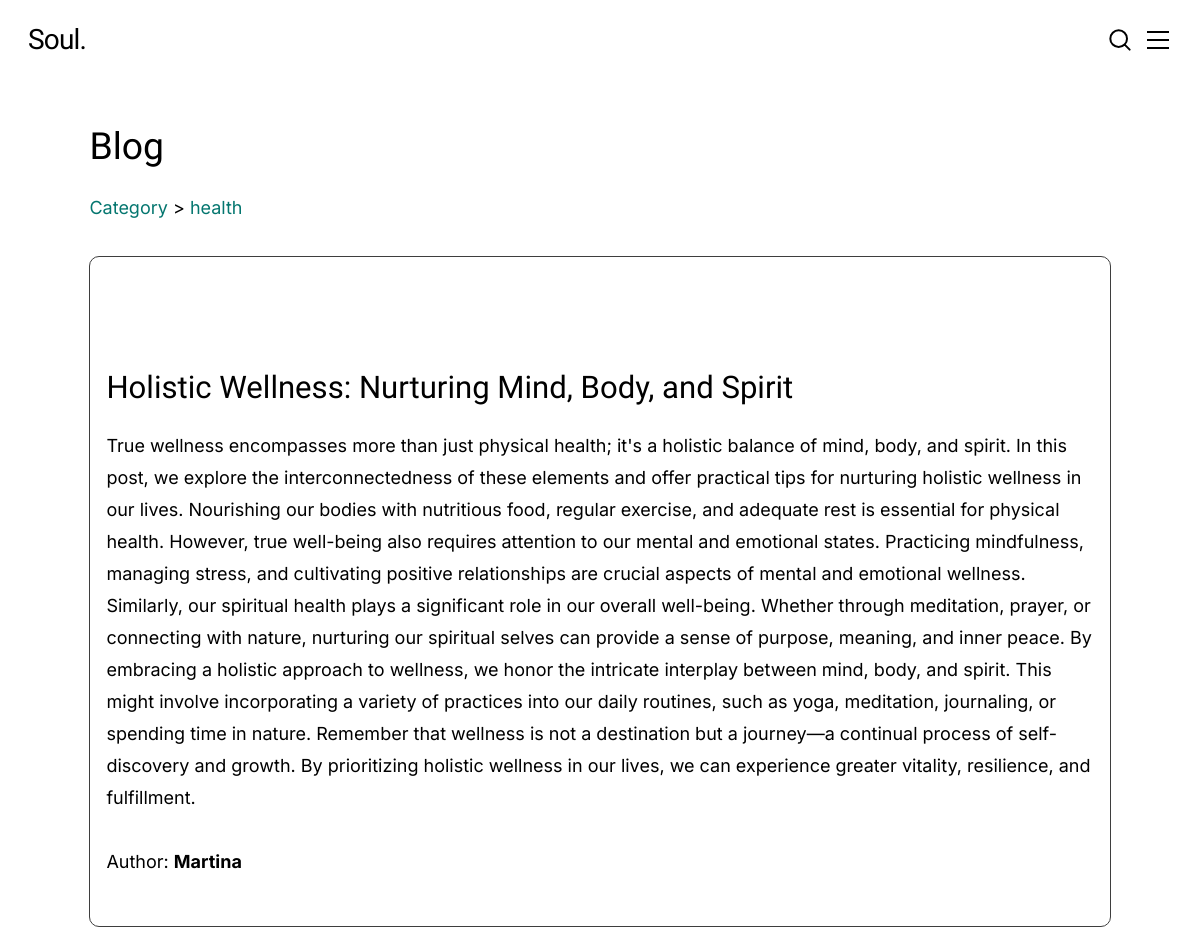
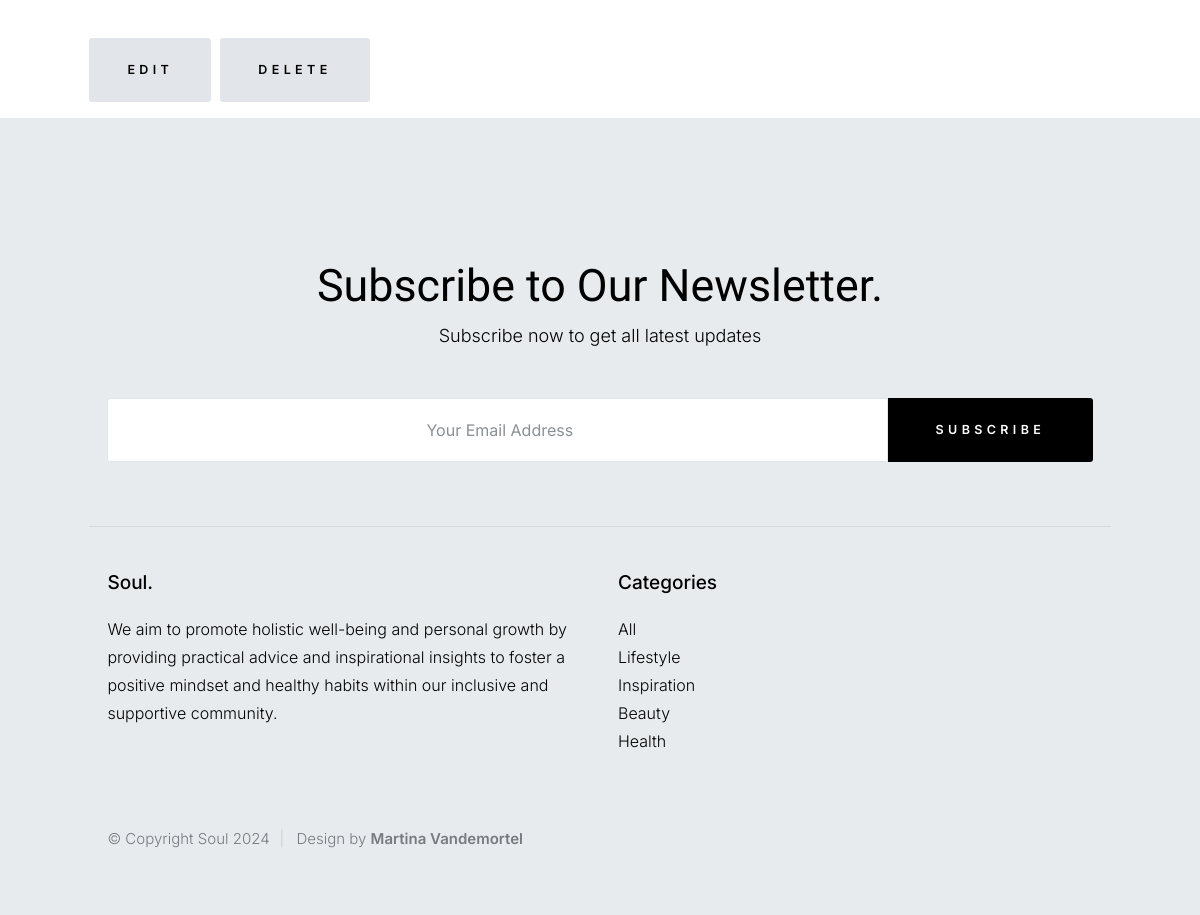
The app's page /publicacion/2/ with its own data (2 pictures, top to bottom).
### my_app/models.py (models this page shows, shortened)
class Publicacion(models.Model):
    autor = models.ForeignKey(User, on_delete=models.CASCADE)
    imagen = models.ImageField(upload_to='img/', null=False)
    titulo = models.CharField(max_length=150, null=False)
    resumen = models.CharField(max_length=350, null=False, blank=True)
    contenido = models.TextField(null=False, blank=True)
    fecha_publicacion = models.DateTimeField(auto_now_add=True)
    categoria = models.ForeignKey(Categoria, on_delete=models.SET_NULL, null=True, blank=True)

class Categoria(models.Model):
    nombre = models.CharField(max_length=100, null=False)
    def __str__(self):
        return self.nombre

### my_app/views.py (the view)
# urls.py: path('publicacion/<int:id>/', detail_post, name="detail_post"),
def detail_post(request, id):
    current_path = request.path
    try:
        post = Publicacion.objects.get(id=id)
        autor = Perfil.objects.get(id=post.autor_id)
    except Publicacion.DoesNotExist:
        return redirect('error_404')
    return render(request, 'posteo.html', {'post': post, 'autor': autor, 'current_path': current_path})

### my_app/templates/posteo.html (shortened to what this page needs)
{% extends "index.html" %}
{% block content %}
    <div class="container">
        <div class="row">
            <div class="col-full s-content__header">
                <h2 class="s-content__header-title">
                    Blog
                </h2>
            </div>
        </div>
        <div class="row">
            <p><a href="/category/all">Category</a> > <a href="/category/{{post.categoria}}">{{ post.categoria }}</a></p>
        </div>
        <section class="s-content__section s-content__section--featured">
            <div class="row masonry-wrap">
                <div class="masonry">
                    <div class="col-100">
                        <div class="masonry__brick col-100">
                            <div class="item-folios-content__page">
                                <div class="item-folios-content__thumb">
                                </div>
                                <div class="item-folios-content__text">
                                    <h3>{{ post.titulo }}</h3>
                                    <p class="item-folios-content__cat">{{ post.contenido }}</p>
                                    <p class="item-folios-content__cat">Author: <span class="font-weight-bold">{{ post.autor }}</span></p>
                                </div>
                            </div>
                        </div>
                    </div>
                </div>
            </div>
            <div class="row">
                <div class="col-100">
                    <div class="item-folios-content__text">
                        <a href="/editar-publicacion/{{ post.id }}" class="btn btn-primary">Edit</a>
                        <a href="/eliminar-publicacion/{{ post.id }}" class="btn btn-danger">Delete</a>
                    </div>
                </div>
            </div>
        </section>
    </div>
{% endblock %}

### my_app/static/css/style.css (style rules this page uses)
.item-folios-content__page { border: 1px solid #3e3e3e; padding: 2vh; border-radius: 10px; margin-bottom: 5vh; }
.masonry-wrap { display: flex; justify-content: center; }

### records on screen
Publicacion: categoria "health", titulo "Holistic Wellness: Nurturing Mind, Body, and Spirit", contenido "True wellness encompasses more than just physical health; it's a holistic balance of mind, body, and spirit. In this post, we explore the interconnectedness of these elements and offer practical tips for nurturing holistic wellness in our lives. Nourishing our bodies with nutritious food, regular exercise, and adequate rest is essential for physical health. However, true well-being also requires attention to our mental and emotional states. Practicing mindfulness, managing stress, and cultivating positive relationships are crucial aspects of mental and emotional wellness. Similarly, our spiritual health plays a significant role in our overall well-being. Whether through meditation, prayer,…", autor "Martina"
